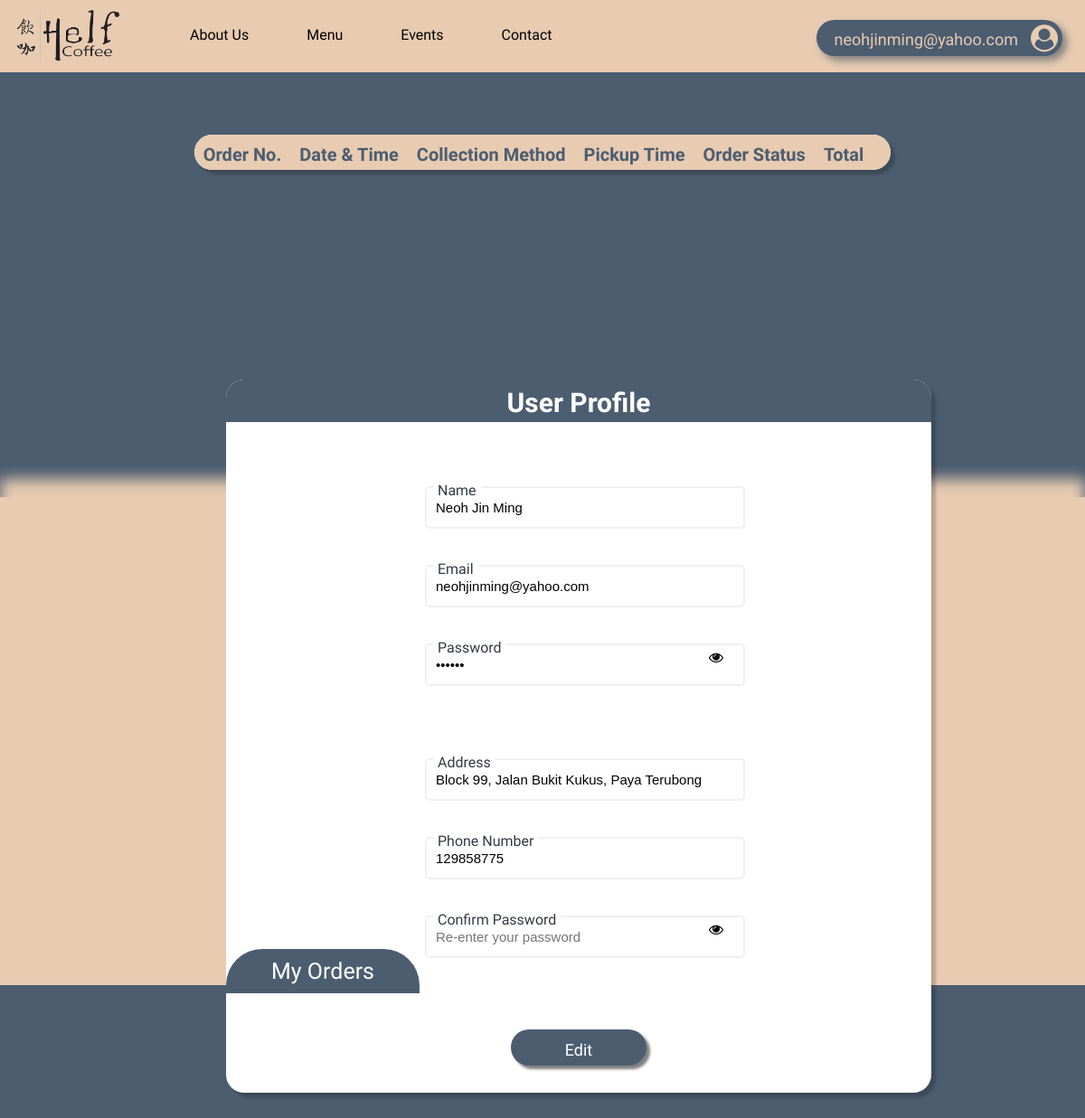
Before: /User/profile.php (signed in) with the older database file.
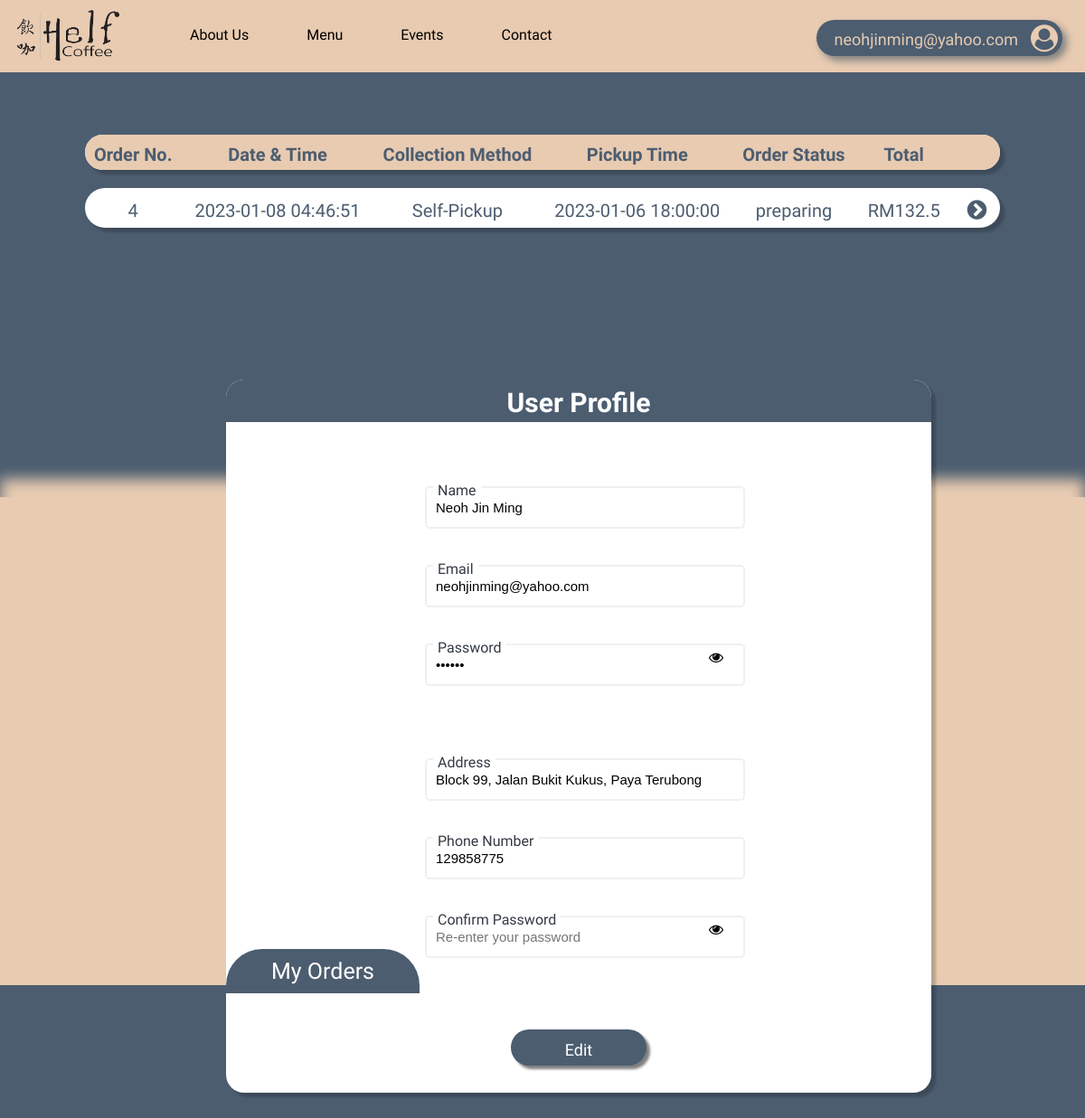
After: the same page with the newer database file.
### tables this page shows
CREATE TABLE `customer` (
  `id` int(20) NOT NULL,
  `name` text NOT NULL,
  `email` text NOT NULL,
  `address` text NOT NULL,
  `password` text NOT NULL,
  `phone` int(15) NOT NULL,
  `payment_method` text NOT NULL,
  `credit_score` int(2) NOT NULL
);

CREATE TABLE `orders` (
  `order_id` int(11) NOT NULL,
  `customer_id` int(10) NOT NULL,
  `order_amount` double NOT NULL,
  `order_date` datetime NOT NULL,
  `order_collection` text NOT NULL,
  `pickup_time` datetime DEFAULT NULL,
  `Status` varchar(10) NOT NULL DEFAULT 'preparing'
);

### User/profile.php (the view, shortened to what the changed rows need)
<!DOCTYPE html>
<html lang="en">
<head>
    <link rel="stylesheet" href="css/profile_style.css">
    <link rel="stylesheet" href="https://cdnjs.cloudflare.com/ajax/libs/font-awesome/4.7.0/css/font-awesome.min.css">
</head>
<body>
<?php
    include 'dbConnection.php';
?>
    <?php
        $current_id = $_SESSION['id'];
        $sql =  $conn->query("SELECT * FROM customer WHERE id = $current_id ");
        if($sql->num_rows > 0){
            while($data = $sql->fetch_assoc()){
    ?>
    <div class="content_container" >
    <div class = "form_container">
        <h1 class="title" >User Profile</h1>
        <form action="<?php echo htmlspecialchars($_SERVER["PHP_SELF"]); ?>" method="post" class="form" id="form">
            <div class="input_container">
                <div class="user_input">
                    <label class="input_field" >&nbsp;Name&nbsp;</label>
                    <input type="text" id="name" name="name" value="<?php echo $data['name'] ?>" placeholder="<?php echo $data['name'] ?>">
                </div>
                <div class="user_input">
                    <label class="input_field">&nbsp;Email&nbsp;</label>
                    <input type="text" id="email" name="email" value="<?php echo $data['email'] ?>" placeholder="<?php echo $data['email'] ?>">
                </div>
                <div class="user_input">
                    <label class="input_field">&nbsp;Password&nbsp;</label>
                    <input type="password" id="password" name="password" value="<?php echo $data['password'] ?>">
                    <i class="fa fa-eye" id="togglePassword" onclick="togglePassword()"></i>
                </div>
            </div>
            <div class="input_container">
                <div class="user_input">
                    <label class="input_field">&nbsp;Address&nbsp;</label>
                    <input type="text" id="address" name="address" value="<?php echo $data['address'] ?>" placeholder="<?php echo $data['address'] ?>">
                </div>
                <div class="user_input">
                    <label class="input_field">&nbsp;Phone Number&nbsp;</label>
                    <input type="text" id="phone" name="phone" value="<?php echo $data['phone'] ?>" placeholder="<?php echo $data['phone'] ?>">
                </div>
                <div class="user_input">
                    <label class="input_field">&nbsp;Confirm Password&nbsp;</label>
                    <input type="password" id="password2" name="password2" placeholder="Re-enter your password">
                    <i class="fa fa-eye" id="togglePassword2" onclick="togglePassword2()"></i>
                </div>
            </div>
            <br>
            <button class="submit" type="submit" value="Register">Edit</button>
        </form>
        <?php
             }
        }
        ?>
    </div>
    </div>
    <div class="order_container" >
        <table class="order_details">
                <thead>
                    <tr>
                        <th>Order No.</th>
                        <th>Date & Time</th>
                        <th>Collection Method</th>
                        <th>Pickup Time</th>
                        <th>Order Status</th>
                        <th>Total</th>
                        <th></th>
                    </tr>
                </thead>
                <tbody>
                    <?php
                    $customerid = $_SESSION['id'];
                    $sql = $conn->query("SELECT * FROM orders WHERE customer_id = $customerid ORDER by order_id ");
                    if($sql->num_rows > 0 ){
                        while($data=$sql->fetch_assoc()){
                    ?>
                    <tr>
                        <td><?php echo $data['order_id'] ?></td>
                        <td><?php echo $data['order_date'] ?></td>
                        <td><?php echo $data['order_collection'] ?></td>
                        <td><?php echo $data['pickup_time'] ?></td>
                        <td><?php echo $data['Status'] ?></td>
                        <td>RM<?php echo $data['order_amount'] ?></td>
                        <td><div onclick="togglePopup_<?php echo $data['order_id']?>()"><i class="fa fa-chevron-circle-right" aria-hidden="true"></i></div></td>
                    </tr>
                    <?php
                        }}
                    ?>
                </tbody>
        </table>
    </div>
</body>
</html>

Changed rows visible on the page:
added orders: order_id "4", order_date "2023-01-08 04:46:51", order_collection "Self-Pickup", pickup_time "2023-01-06 18:00:00", Status "preparing", order_amount "132.5"
